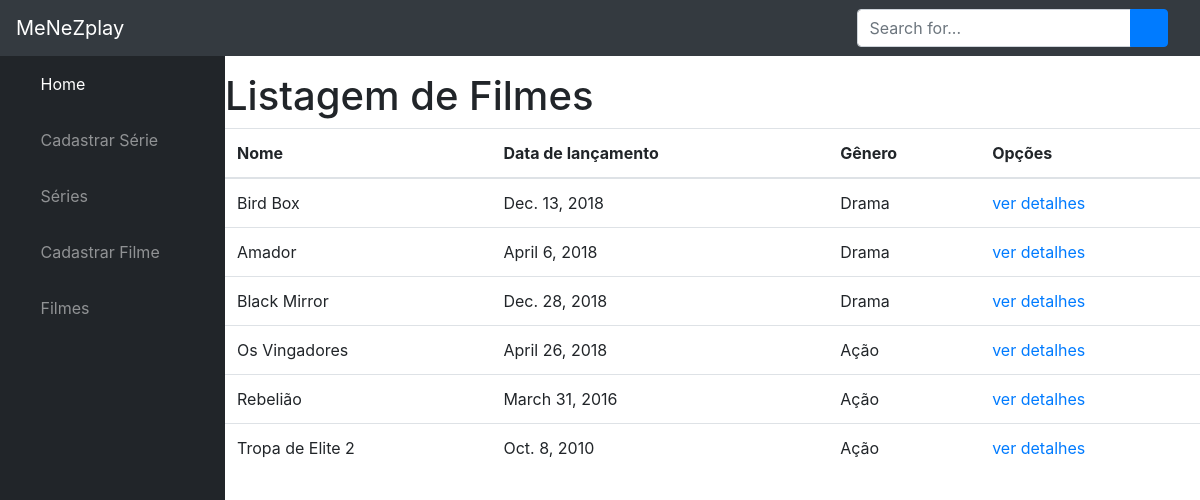
/filmes/filme/, run on an earlier commit of the app's database.
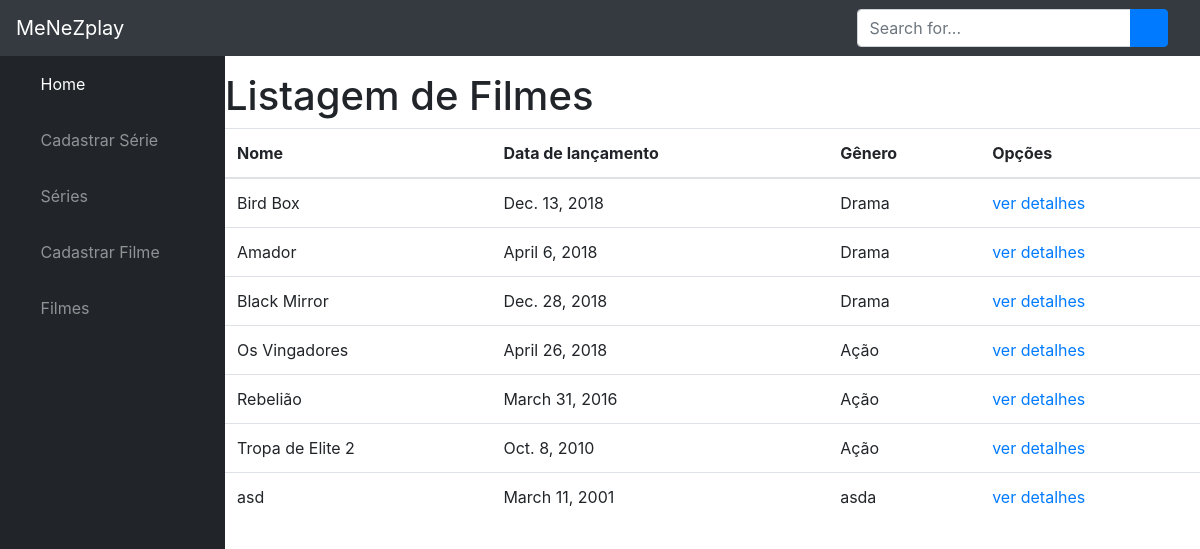
And on a later commit of the database.
### filmes/models.py (models this page shows)
class Filme(models.Model):
    nome = models.CharField(max_length=50)
    dt_lancamento = models.DateField()
    sinopse = models.CharField(max_length=700)
    genero = models.CharField(max_length=20)

### filmes/views.py (the view)
# urls.py: path('filme/',views.filme_list),
def filme_list(request):
    filmes = Filme.objects.all()
    return render(request,'filme/list.html',{'filmes':filmes})

### filmes/templates/filme/list.html
{% extends "base.html" %}
{% load static %}
{% block content %}
<h1>Listagem de Filmes</h1>
<div class="row">
    <div class="container">
        <table class="table">
            <thead>
                <th>Nome</th>
                <th>Data de lançamento</th>
                <th>Gênero</th>
                <th>Opções</th>
            </thead>
            <tbody>
                {% for filme in filmes %}
                <tr>
                    <td>{{filme.nome}}</td>
                    <td>{{filme.dt_lancamento}}</td>
                    <td>{{filme.genero}}</td>
                    <td>
                        <a href="/filmes/filme/{{filme.id}}/">ver detalhes</a>
                    </td>
                </tr>
                {% endfor %}
            </tbody>
        </table>
    </div>
</div>
{% endblock %}

### filmes/templates/base.html (shortened to what this page needs)
{% load static %}
<!DOCTYPE html>
<html lang="en">
<head>
    <link href="{% static 'vendor/bootstrap/css/bootstrap.min.css' %}" rel="stylesheet">
    <link href="{% static 'vendor/fontawesome-free/css/all.min.css' %}" rel="stylesheet" type="text/css">
    <link href="{% static 'vendor/datatables/dataTables.bootstrap4.css' %}" rel="stylesheet">
    <link href="{% static 'css/sb-admin.css' %}" rel="stylesheet">
    <link rel="stylesheet" href="{% static 'css/main.css' %}">
</head>
<body id="page-top">
    <nav class="navbar navbar-expand navbar-dark bg-dark static-top">
        <a class="navbar-brand mr-1" href="/filmes/">MeNeZplay</a>
        <button class="btn btn-link btn-sm text-white order-1 order-sm-0" id="sidebarToggle" href="#">
            <i class="fas fa-bars"></i>
        </button>
        <form class="d-none d-md-inline-block form-inline ml-auto mr-0 mr-md-3 my-2 my-md-0">
            <div class="input-group">
                <input type="text" class="form-control" placeholder="Search for..." aria-label="Search" aria-describedby="basic-addon2">
                <div class="input-group-append">
                    <button class="btn btn-primary" type="button">
                        <i class="fas fa-search"></i>
                    </button>
                </div>
            </div>
        </form>
    </nav>
    <div id="wrapper">
        <ul class="sidebar navbar-nav">
            <li class="nav-item active">
                <a class="nav-link" href="/filmes/">
                    <i class="fas fa-fw fa-tachometer-alt"></i>
                    <span>Home</span>
                </a>
            </li>
            <li class="nav-item">
                <a class="nav-link" href="/filmes/serie/form/">
                    <i class="fas fa-fw fa-chart-area"></i>
                    <span>Cadastrar Série</span>
                </a>
            </li>
            <li class="nav-item">
                <a class="nav-link" href="/filmes/serie">
                    <i class="fas fa-fw fa-folder"></i>
                    <span>Séries</span>
                </a>
            </li>
            <li class="nav-item">
                <a class="nav-link" href="/filmes/serie/form/">
                    <i class="fas fa-fw fa-chart-area"></i>
                    <span>Cadastrar Filme</span>
                </a>
            </li>
            <li class="nav-item">
                <a class="nav-link" href="/filmes/filme">
                    <i class="fas fa-fw fa-folder"></i>
                    <span>Filmes</span>
                </a>
            </li>
        </ul>
        <div id="content-wrapper">
            <div class="container-fuid">
                {% block content%} {% endblock %}
            </div>
        </div>
    </div>
</body>
</html>

### filmes/static/css/sb-admin.css (style rules this page uses)
html { position: relative; min-height: 100%; }
body { height: 100%; }
#wrapper { display: -webkit-box; display: -ms-flexbox; display: flex; }
#wrapper #content-wrapper { overflow-x: hidden; width: 100%; padding-top: 1rem; padding-bottom: 80px; }
.navbar-nav .nav-item.active .nav-link { color: #fff; }
.sidebar { width: 90px !important; background-color: #212529; min-height: calc(100vh - 56px); }
.sidebar .nav-item:last-child { margin-bottom: 1rem; }
.sidebar .nav-item .nav-link { text-align: center; padding: 0.75rem 1rem; width: 90px; }
.sidebar .nav-item .nav-link span { font-size: 0.65rem; display: block; }
.sidebar .nav-item .nav-link { color: rgba(255, 255, 255, 0.5); }
@media (min-width: 768px) { .sidebar { width: 225px !important; } }
@media (min-width: 768px) { .sidebar .nav-item .nav-link { display: block; width: 100%; text-align: left; padding: 1rem; width: 225px; } }
@media (min-width: 768px) { .sidebar .nav-item .nav-link span { font-size: 1rem; display: inline; } }
:root { --input-padding-x: 0.75rem; --input-padding-y: 0.75rem; }

What changed in the data, as far as the page shows it:
added Filme: nome "asd", dt_lancamento "March 11, 2001", genero "asda"
